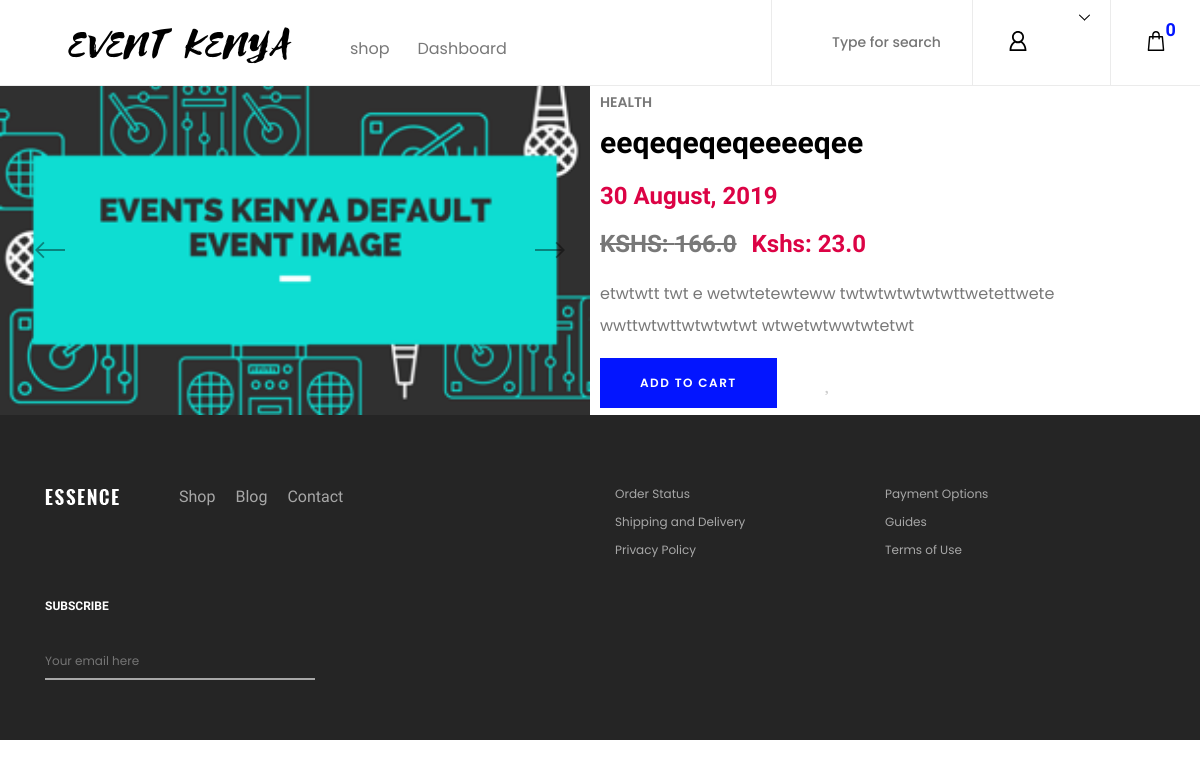
Screenshot of /post/75/ with the database file from the repository.
### events_main/models.py (models this page shows, shortened)
class Post(models.Model):
    events = models.CharField(max_length=100)
    content = models.TextField()
    date_posted = models.DateTimeField(default=timezone.now)
    author = models.ForeignKey(User, on_delete=models.CASCADE)
    image = models.ImageField(default='default.png', upload_to='event_pictures')
    price = models.FloatField(null=True)
    discount_price = models.FloatField(blank=True, null=True)
    category = models.CharField(choices=CATEGORY_CHOICES, max_length=20)

### events_main/views.py (the view)
# urls.py: path('post/<int:pk>/', PostDetailView.as_view(), name='post-detail'),
class PostDetailView(DetailView):
    model = Post
    template_name = 'events_main/post_detail.html'

### events_main/templatetags/cart_template_tags.py (called while the page is built)
@register.filter
def cart_post_count(user):
    if user.is_authenticated:
        qs = Order.objects.filter(user=user, ordered=False)
        if qs.exists():
            return qs[0].posts.count()
    return 0

### events_main/templates/events_main/post_detail.html (shortened to what this page needs)
{% extends "events_main/base.html" %}
{% block content %}
{% load static %}
	<section class="single_product_details_area d-flex align-items-center">
        <div class="single_product_thumb clearfix">
            <div class="product_thumbnail_slides owl-carousel">
                <img class = "heightlimit" src="{{ post.image.url }}" alt="">
            </div>
        </div>
        <div class="single_product_desc clearfix">
            <span>{{ post.category }}</span>
            <a href="cart.html">
                <h2>{{ post.events }}</h2>
                <p class="product-price"> {{ post.date_posted|date:"d F, Y " }}</p>
            </a>
            {% if post.discount_price %}
             <p class="product-price"><span class="old-price">Kshs: {{ post.price }}</span>Kshs: {{ post.discount_price }}</p>
            {% else %}
            <p class="product-price">Kshs:{{post.price}}</p>
            {% endif %}
            <p class="product-desc">{{ post.content }}</p>
            <div class="cart-form clearfix" >
            	{% if object.author == user %}
                <div class="cart-fav-box d-flex align-items-center">
                <a href="{% url 'post-update' object.id %}" class="btn btn-success btn-lg">Update</a>
                <div class="product-favourite ml-4">
                    <a href="{% url 'post-delete' object.id %}" class="btn btn-danger btn-lg">Delete</a>
                </div>
                </div>
                {% else %}
                <div class="cart-fav-box d-flex align-items-center">
                    <a href="{% url 'add-to-cart' object.id %}" class="btn essence-btn">Add to cart</button></a>
                    <div class="product-favourite ml-4">
                        <a href="#" class="favme fa fa-heart ml-4"></a>
                    </div>
                </div>
                {% endif %}
        </div>
    </section>
{% endblock content %}

### events_main/static/events_main/main/css/core-style.css (style rules this page uses)
* { margin: 0; padding: 0; }
body { font-family: "Poppins", sans-serif; font-size: 14px; background-color: #ffffff; margin-top: 85px; }
h1, h2, h3, h4, h5, h6 { color: #000000; line-height: 1.3; font-weight: 700; font-family: "Ubuntu", sans-serif; }
p { color: #787878; font-size: 14px; line-height: 2; font-weight: 400; }
a { -webkit-transition: all 500ms ease 0s; transition: all 500ms ease 0s; text-decoration: none; outline: 0 solid transparent; color: #fbf5f5; font-weight: 600; font-size: 12px; }
img { height: auto; max-width: 100%; }
.essence-btn { display: inline-block; min-width: 170px; height: 50px; color: #ffffff; border: none; border-radius: 0; padding: 0 40px; text-transform: uppercase; font-size: 12px; line-height: 50px; background-color: #0315ff; letter-spacing: 1.5px; font-weight: 600; }
.single_product_details_area { position: relative; z-index: 100; -ms-flex-wrap: wrap; flex-wrap: wrap; }
.single_product_details_area .single_product_thumb, .single_product_details_area .single_product_desc { -webkit-box-flex: 0; -ms-flex: 0 0 50%; flex: 0 0 50%; max-width: 50%; width: 50%; position: relative; z-index: 1; }
.single_product_details_area .product_thumbnail_slides { position: relative; z-index: 1; }
.single_product_details_area .single_product_desc { position: relative; z-index: 1; padding: -50px 5%; }
.single_product_details_area .single_product_desc span { font-size: 14px; text-transform: uppercase; font-weight: 600; color: #787878; margin-bottom: 10px; display: block; }
.single_product_details_area .single_product_desc a > h2 { font-size: 30px; display: block; margin-bottom: 10px; }
.single_product_details_area .single_product_desc .product-price { margin-bottom: 0; font-family: "Ubuntu", sans-serif; font-size: 24px; color: #dc0345; font-weight: 700; }
.single_product_details_area .single_product_desc .product-price span { display: inline-block; font-family: "Ubuntu", sans-serif; font-size: 24px; color: #787878; font-weight: 700; text-decoration: line-through; margin-right: 15px; }
.single_product_details_area .single_product_desc .product-desc { font-size: 16px; }
.single_product_details_area .single_product_desc .cart-fav-box .favme { cursor: pointer; color: #ccc; font-size: 24px; }

### rows the page displays
Post: image (placeholder picture), category "HEALTH", events "eeqeqeqeqeeeeqee", date_posted "30 August, 2019", price "166.0", discount_price "23.0", content "etwtwtt twt e wetwtetewteww twtwtwtwtwtwttwetettwete wwttwtwttwtwtwtwt wtwetwtwwtwtetwt"

### other values shown
{{ request.user| cart_post_count }} "0"
